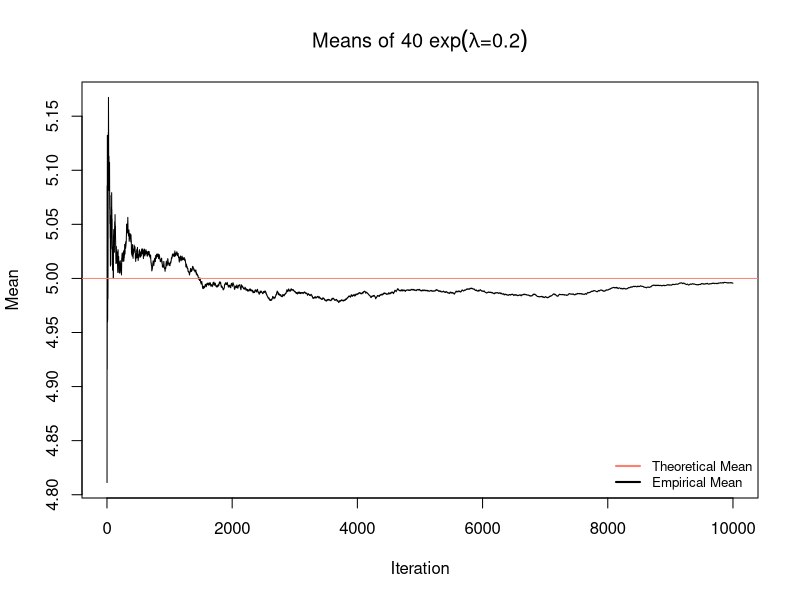
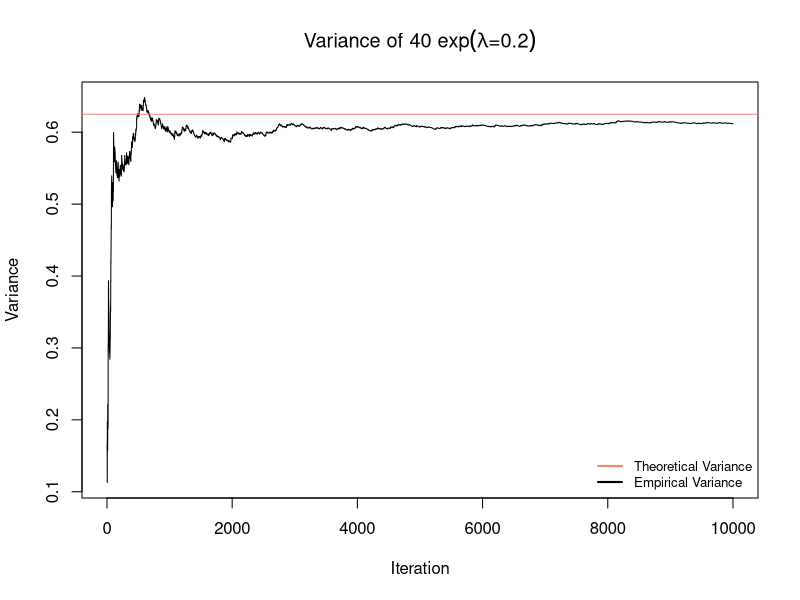
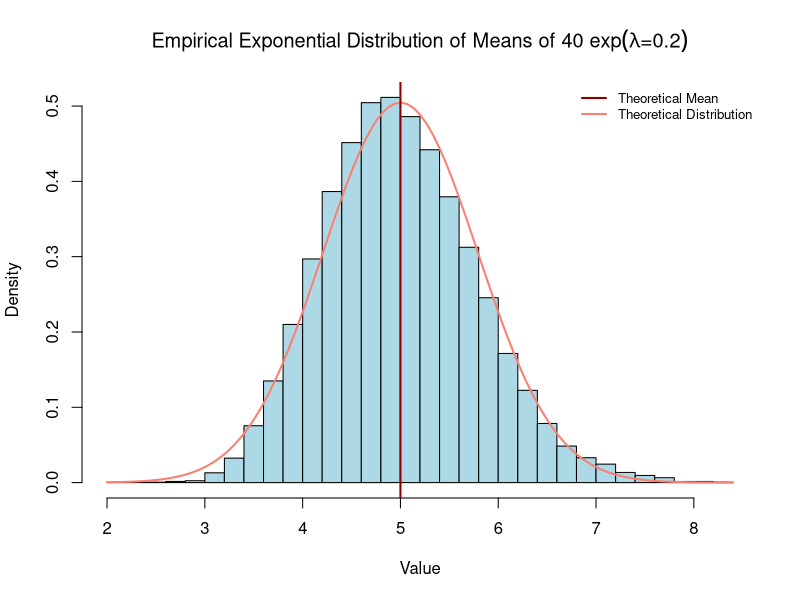
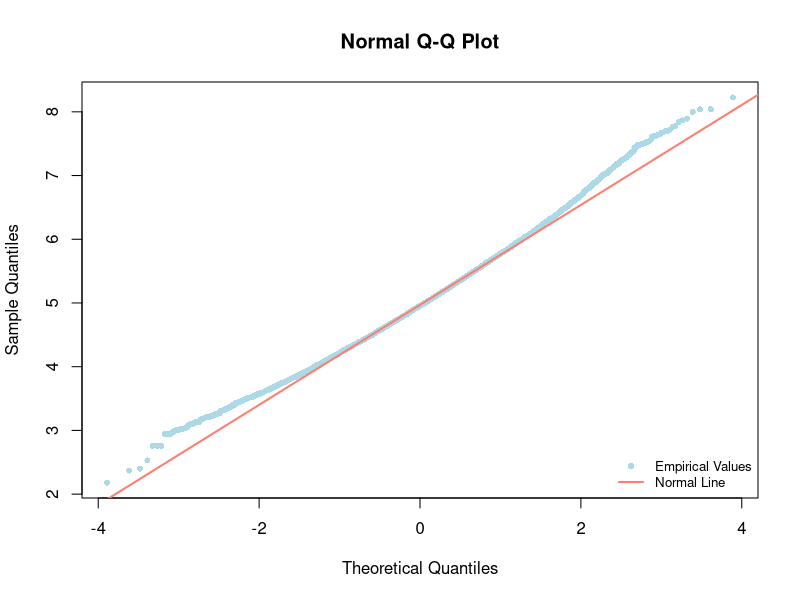

These charts were generated, in order, by the following R code:
# Statistical Inference Project
# part 1
set.seed(123)
lambda=.2
n=40
nsim=10000

expdist = rep(NA,nsim)

for (i in 1:nsim){
        expdist[i] = mean(rexp(n,lambda))  
}

empiricalmean=mean(expdist)
theoreticalmean=1/lambda

empiricalvariance=var(expdist)
theoreticalvariance=1/((lambda^2)*n)

cumulativemean=cumsum(expdist) / seq_along(expdist)
cumvar=cumsum((expdist-empiricalmean)^2)/(seq_along(expdist)-1)

####
plot(seq_along(expdist),cumulativemean,type="l",lty=1,lwd=1,
     main=expression("Means of 40 exp"(lambda*"=0.2")),xlab="Iteration"
     ,ylab="Mean")
abline(h=theoreticalmean,col="salmon",lwd=1)
legend("bottomright", legend=c("Theoretical Mean","Empirical Mean"),
       col=c("salmon","black"), lty=c(1,1),lwd=c(2,2),cex=.8,bty="n")

plot(seq_along(expdist),cumvar,type="l",lty=1,lwd=1,
     main=expression("Variance of 40 exp"(lambda*"=0.2")),
     xlab="Iteration",ylab="Variance")
abline(h=theoreticalvariance,col="salmon",lwd=1)
legend("bottomright", legend=c("Theoretical Variance",
                               "Empirical Variance"),
       col=c("salmon","black"), lty=c(1,1),lwd=c(2,2),cex=.8,bty="n")


#########
x=seq(0,8,0.01) 
hist(expdist,breaks=25,freq=FALSE,col="lightblue",main=expression("Empirical Exponential Distribution of Means of 40 exp"(lambda*"=0.2")),xlab="Value",ylab="Density")
curve(dnorm(x, mean=theoreticalmean, sd=sqrt(theoreticalvariance)),
      add=TRUE,lwd=2,col="salmon")
abline(v=theoreticalmean,lwd=2,col="darkred")
legend("topright", legend=c("Theoretical Mean","Theoretical Distribution"),
       col=c("darkred","salmon"), lty=c(1,1),lwd=c(2,2),cex=.8,bty="n")
######

##################

qqnorm(expdist,pch=16,cex=.8,col="lightblue")
qqline(expdist,col="salmon",lwd=2)
legend("bottomright", legend=c("Empirical Values","Normal Line"),
       col=c("lightblue","salmon"),pch=c(16,NA),
       lwd=c(NA,2),lty=c(NA,1),cex=.8,bty="n")


